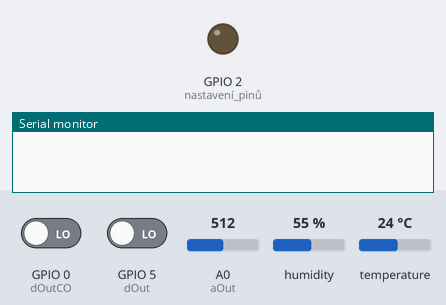
Simulated run of this sketch. Board: ESP8266 (NodeMCU). On the bench: output pins drawn as LEDs (lit = HIGH), the last lines printed to the serial monitor. Inputs (shaded band) come from the test bench; at power-on: GPIO 0 (dOutCO) LOW, GPIO 5 (dOut) LOW, A0 (aOut) = 512, humidity 55 %, temperature 24 °C. WiFi joins after 1.5 s; servers stay silent unless stated; random numbers use the default seed unless the sketch sets one; no MQTT or app messages arrive unless stated.

Above: at 0.0 s.
At 0.6 s:
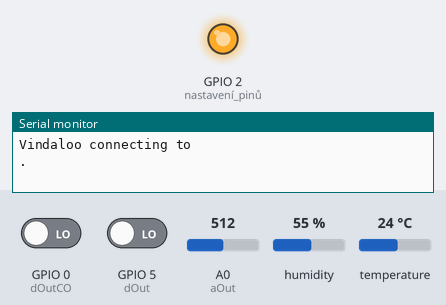
Timing chart, 0 to 8.8 s (numbered marks = the images above):
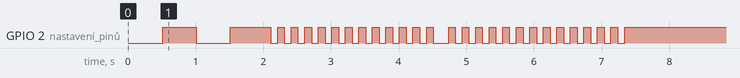

The sketch:

sensorblock.ino
```cpp
#include <ESP8266WiFi.h>
#include <PubSubClient.h>
#include "DHT.h"
#define DHTPIN 4
#define DHTTYPE DHT11
DHT dht(DHTPIN, DHTTYPE);
const int dOut = 5;
const int dOutCO = 0;
const int aOut = A0;
WiFiClient wifiClient;
PubSubClient mqttClient(wifiClient);
const char* ssid     = "";
const char* pwd      = "";
const char* mqtt_server = "vindaloo.local";
const char* mqtt_user = "vindaloo";
const char* mqtt_password = "vindaloo";
unsigned long lastPublish = 0;

void connectToWifi() {
  Serial.print("Vindaloo connecting to ");
  Serial.println(ssid);
  WiFi.begin(ssid, pwd); // připojení k WiFi
  while (WiFi.status() != WL_CONNECTED) //oznámit připojení problíkáním
  {
    digitalWrite(LED_BUILTIN, LOW);
    delay(500);
    Serial.print(".");
    digitalWrite(LED_BUILTIN, HIGH);
    delay(500);
  }
  int i;
  for(i=0; i < 13; i++) {
    digitalWrite(LED_BUILTIN, HIGH);
    delay(100);

    digitalWrite(LED_BUILTIN, LOW);
    delay(100);
  }
  Serial.println("Connection successful!");
  Serial.println("Vindaloo Home Automation Ready");
  Serial.print("Your IP address is: ");
  Serial.println(WiFi.localIP());
}

void mqttConnect() {
  while (!mqttClient.connected()) {
    Serial.print("Vindaloo is connecting to the hub, please wait.");
    String clientId = "VindalooSensorBlock-" + String(random(0xffff), HEX);
    if (mqttClient.connect(clientId.c_str(), mqtt_user, mqtt_password)) { //po připojení k serveru
      Serial.println("Connected to the hub.");
      mqttClient.subscribe("vindaloo/sensor");
      int i;
      for(i=0; i < 13; i++) {
        digitalWrite(LED_BUILTIN, HIGH);
        delay(100);

        digitalWrite(LED_BUILTIN, LOW);
        delay(100);
      }
      mqttClient.publish("vindaloo/info", "Modul senzorický je připojen"); //oznámit aktivaci v nodered
    } else {
      Serial.print("Connection unsuccesful, rc="); //po neúspěchu
      Serial.print(mqttClient.state());
      Serial.println(" Trying again in 5s...");
      delay(5000);
    }
    digitalWrite(LED_BUILTIN, HIGH);
  }
}
void setup() {
  Serial.begin(9600);
  dht.begin();
  WiFi.mode(WIFI_STA);
  pinMode(LED_BUILTIN, OUTPUT); //nastavení pinů
  pinMode(dOut, INPUT);
  pinMode(aOut, INPUT);
  pinMode(dOutCO, INPUT);
  mqttClient.setServer(mqtt_server, 1883);
  delay(10);
}

void loop() {
   if (WiFi.status() != WL_CONNECTED) { //pokud se odpojí od wifi, tak se snaží znovu připojit
      connectToWifi();
  }
  if (!mqttClient.connected()) {
    mqttConnect();
  }
  mqttClient.loop();
  char hum[8];
  char temp[8];
  char flam[8];
  mqttClient.publish("vindaloo/humidity", dtostrf(dht.readHumidity(), 6, 2, hum)); //odesílá vlhkost
  mqttClient.publish("vindaloo/temperature", dtostrf(dht.readTemperature(), 6, 2, temp)); //odesílá teplotu
  mqttClient.publish("vindaloo/flammablegas",itoa(map(analogRead(aOut), 0, 1023, 0, 100), flam, 10)); //odesílá plyny
  if(digitalRead(dOutCO)) //odesílá jestli je oxid uhelnatý ok
  {
    mqttClient.publish("vindaloo/carbonmonoxideok", "danger");
  }
  else
  {
    mqttClient.publish("vindaloo/carbonmonoxideok", "ok");
  }
  if(digitalRead(dOut)) //odesílá jestli jsou plyny ok
  {
    mqttClient.publish("vindaloo/flammableok", "danger");
  }
  else
  {
    mqttClient.publish("vindaloo/flammableok", "ok");
  }
  delay(2000);
}
```

Measured:
- by itself, GPIO 2 (nastavení_pinů): goes HIGH 0.50 s, LOW 0.50 s, HIGH 0.60 s, 12 × (LOW 0.10 s, HIGH 0.10 s), LOW 0.23 s, 13 × (HIGH 0.10 s, LOW 0.10 s), then HIGH
